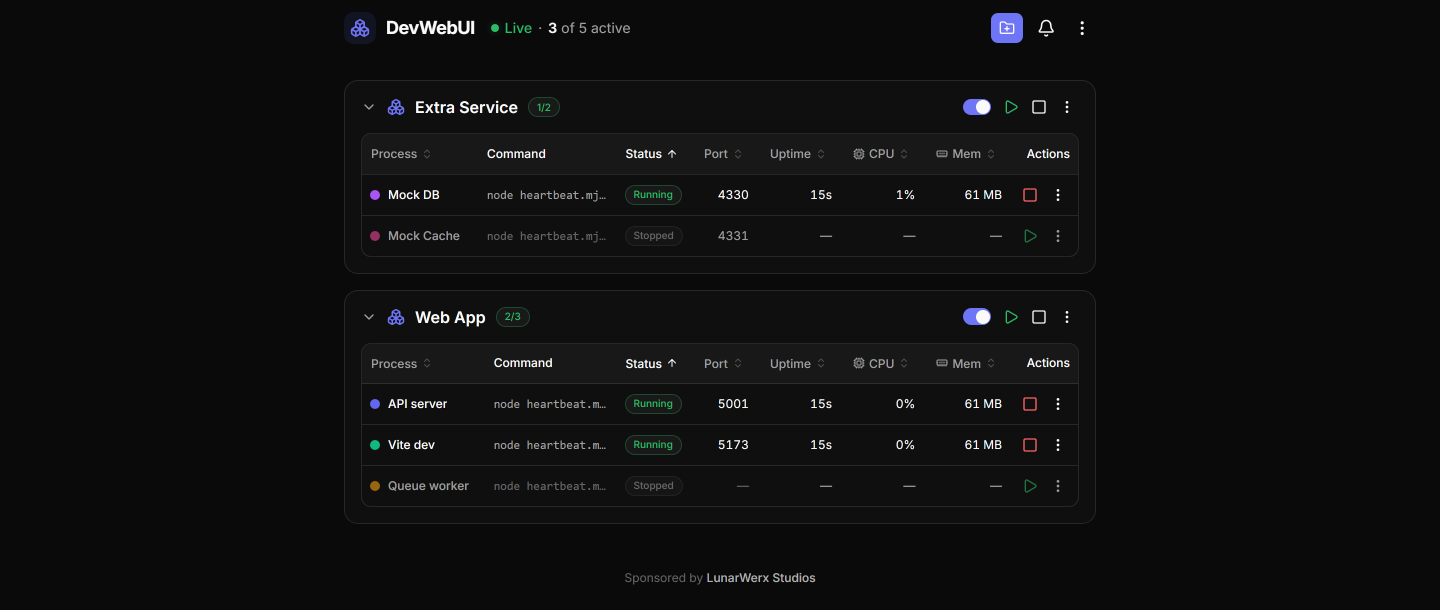
#> input picture screenshot.png, 2880 x 1220 px (shown at 1/2 size)
$ python optimize_images.py
#> lines starting #> are read from the running program, lines starting #| are printed output that depends on the picture
"""Derive the images the landing page loads from their full-size PNG masters.

    python scripts/optimize_images.py

The masters in the site root stay as they are (the social card is what crawlers
fetch, so it is never touched). The page loads only the copies written here, each at
the size it is displayed (times three for high-density phones), as WebP, plus a small
favicon. Deterministic: the same masters and the same Pillow give the same bytes.
Needs Pillow with WebP support (pip install pillow).
"""

from __future__ import annotations

import io
from pathlib import Path

from PIL import Image

SITE = Path(__file__).resolve().parent.parent

# (master, output, width, height). A missing side keeps the master's aspect ratio;
# both missing keeps the master's size and only changes the encoding.
JOBS: list[tuple[str, str, int | None, int | None]] = [
    # Hero screenshot (the LCP element), one copy per srcset width. The master is
    # 2880x1220 = 144:61, so every width is a multiple of 144: the height stays a
    # whole pixel and the page below does not shift by a fraction of one.
    ("screenshot.png", "screenshot-864.webp", 864, None),
    ("screenshot.png", "screenshot-1152.webp", 1152, None),
    ("screenshot.png", "screenshot-1584.webp", 1584, None),
    ("screenshot.png", "screenshot-2160.webp", 2160, None),
    # Legacy favicon for browsers that do not read icon.svg.
    ("favicon.ico", "favicon.ico", None, None),
]


def fit(img: Image.Image, width: int | None, height: int | None) -> Image.Image:
    if width is None and height is None:
        return img
    if width is None:
        assert height is not None
        width = round(img.width * height / img.height)
    if height is None:
        height = round(img.height * width / img.width)
    return img.resize((width, height), Image.Resampling.LANCZOS)


def webp_bytes(img: Image.Image) -> bytes:
    """The smaller of lossless and near-lossless (quality 90) WebP."""
    best = b""
    for opts in (
        {"lossless": True, "quality": 100},
        {"quality": 90, "alpha_quality": 100},
    ):
        buf = io.BytesIO()
        img.save(buf, "WEBP", method=6, **opts)
        if not best or buf.tell() < len(best):
            best = buf.getvalue()
    return best


def png_bytes(img: Image.Image) -> bytes:
    buf = io.BytesIO()
    img.save(buf, "PNG", optimize=True)
    return buf.getvalue()


ICO_SIZES = [(16, 16), (32, 32), (48, 48)]


def ico_bytes(path: Path) -> bytes:
    """A 16/32/48 px favicon.ico with PNG-compressed frames, for browsers that do not
    read the SVG icon. Reuses the master's own hand-drawn frame at each size when it
    has one, so re-running on its own output changes nothing."""
    with Image.open(path) as ico:
        have = set(ico.info.get("sizes", ()))
        frames = []
        for size in ICO_SIZES:
            if size in have:
                ico.size = size
                frames.append(ico.convert("RGBA"))
            else:
                big = ico.convert("RGBA")
                frames.append(big.resize(size, Image.Resampling.LANCZOS))
    buf = io.BytesIO()
    frames[-1].save(buf, "ICO", sizes=ICO_SIZES, append_images=frames[:-1])
    return buf.getvalue()


def main() -> None:
    for master, output, width, height in JOBS:
        if output.endswith(".ico"):
            data = ico_bytes(SITE / master)
            (SITE / output).write_bytes(data)
            print(f"{output}: {ICO_SIZES}, {len(data) / 1024:.1f} KB")
            continue
        with Image.open(SITE / master) as src:
#> src is the input picture: PIL image 2880x1220 RGB; mean R, G, B 15, 15.1, 15.3
            alpha = "A" in src.getbands() or "transparency" in src.info
#> alpha = False
            img = fit(src.convert("RGBA" if alpha else "RGB"), width, height)
#> in fit, `return img.resize((width, height), Image.Resampling.LANCZOS)`:
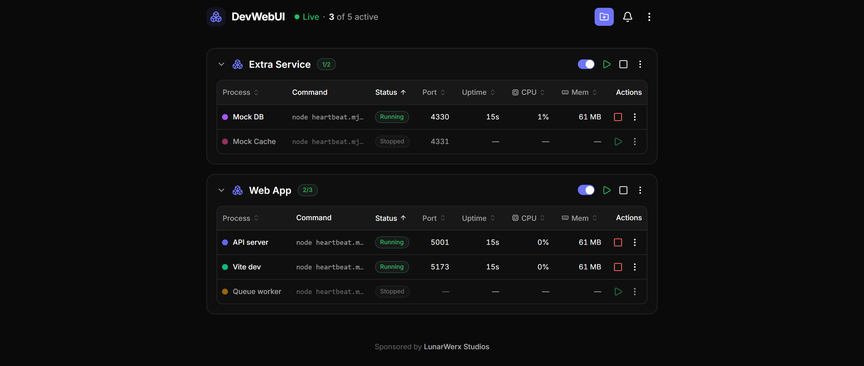
#> returned value: PIL image 864x366 RGB; mean R, G, B 15, 15.1, 15.3
        data = webp_bytes(img) if output.endswith(".webp") else png_bytes(img)
        (SITE / output).write_bytes(data)
        print(f"{output}: {img.width}x{img.height}, {len(data) / 1024:.1f} KB")
#| screenshot-864.webp: 864x366, 14.5 KB


if __name__ == "__main__":
#> (the run stopped early here; a loop or call above may not have finished)
